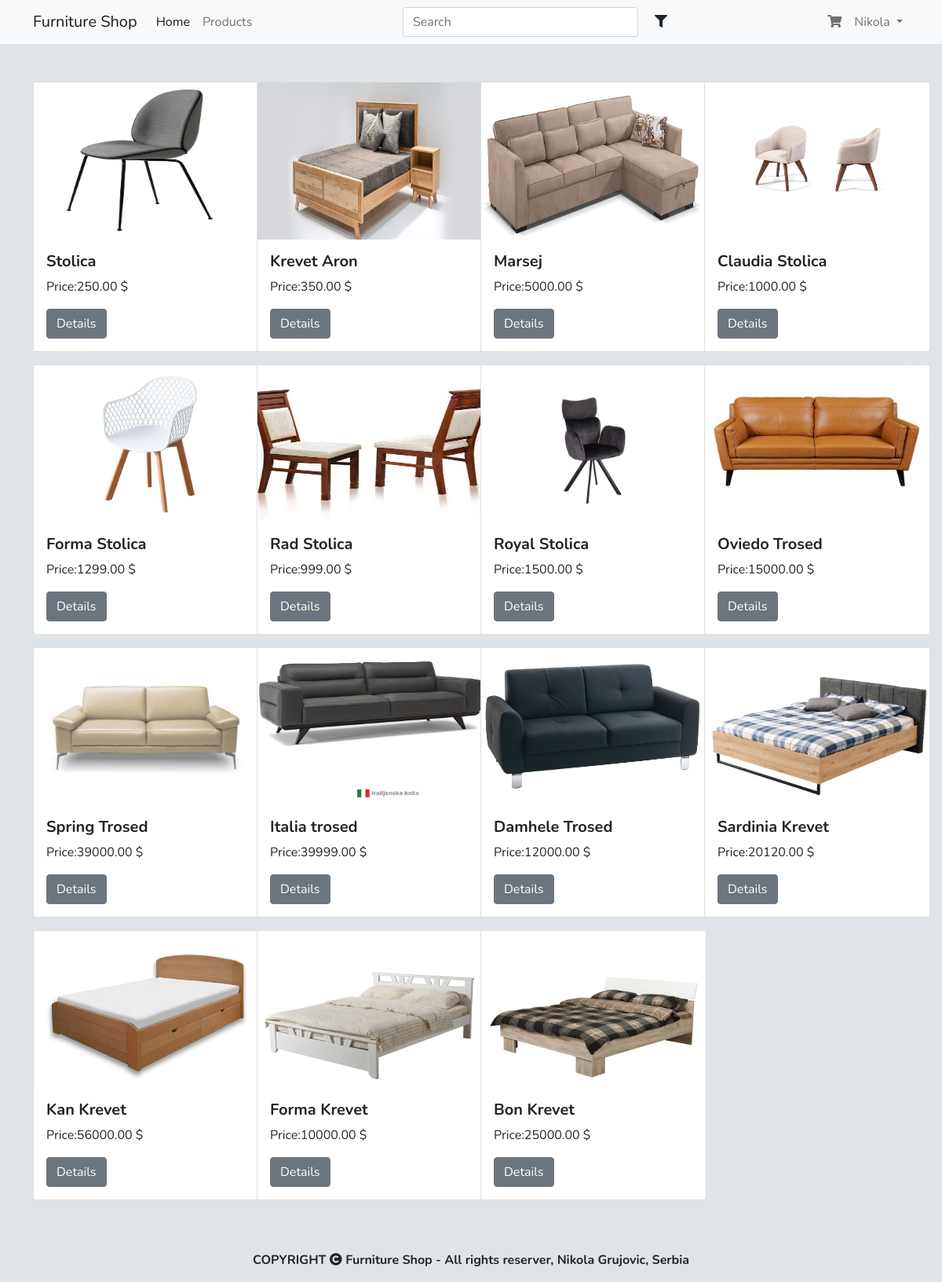
Page /FurnitureStore/proizvodi.php (signed in) on the committed database.
### tables this page shows
CREATE TABLE `users` (
  `id` int(11) NOT NULL,
  `name` varchar(100) NOT NULL,
  `email` varchar(255) NOT NULL,
  `password` varchar(100) NOT NULL,
  `created` timestamp NOT NULL DEFAULT current_timestamp() ON UPDATE current_timestamp(),
  `role` varchar(10) NOT NULL,
  `error_count` int(5) NOT NULL DEFAULT 0
);

CREATE TABLE `product` (
  `productID` int(11) NOT NULL,
  `prod_images` text NOT NULL,
  `prod_proizID` int(100) NOT NULL,
  `cena` float NOT NULL,
  `kolicina` int(11) NOT NULL,
  `naziv` varchar(50) NOT NULL,
  `opis` varchar(500) DEFAULT NULL,
  `tip` varchar(25) NOT NULL,
  `kategorija` varchar(50) NOT NULL,
  `cr_proizvod` timestamp NOT NULL DEFAULT current_timestamp() ON UPDATE current_timestamp()
);

### FurnitureStore/proizvodi.php (the view, shortened to what this page needs)
<?php include_once 'templates/headerUser.php';?>
<?php
$mysqli = new mysqli('localhost','root','','grujovic');
 $sqlData = $mysqli->query("SELECT * FROM users WHERE name ='".$_SESSION['users']."'");
 $finalResult = $sqlData->fetch_assoc();
?>
<nav class="navbar navbar-expand-lg navbar-light bg-light">
    <div class="container">
        <a class="navbar-brand" >Furniture Shop</a>
        <div class="collapse navbar-collapse" id="navbarSupportedContent">
            <ul class="navbar-nav me-auto mb-2 mb-lg-0">
                <li class="nav-item">
                <a class="nav-link active" aria-current="page" href="index.php">Home</a>
                </li>
                <li class="nav-item">
                <a class="nav-link" href="proizvodi.php">Products</a>
                </li>
            </ul>
            <ul class="navbar-nav me-auto ml-auto">
            <form class="d-flex">
                <input class="form-control me-2 ch_length" id="search_bar" data-bs-toggle="popover" title="ShearchPopover" data-bs-trigger="focus" data-bs-html="true" data-bs-content="" type="search" placeholder="Search" aria-label="Search">
                <button class="btn btn " data-bs-toggle="modal" data-bs-target="#filterModal" id="filterBtn" type="button"><i class="fas fa-filter"></i></button>
            </form>
            </ul>
            <ul class="navbar-nav ml-auto">
                    <li class="nav-item dropdown">
                    <a class="nav-link dropdown"  id="cartBtn" role="button"  aria-expanded="false" data-bs-toggle="modal" data-bs-target="#modalKorpa">
                    <i class="fas fa-shopping-cart"></i>
                    </a>
                    </li>
                <?php
                echo '<li class="nav-item dropdown">
                <a class="nav-link dropdown-toggle" href="#" id="navbarDropdown" role="button" data-bs-toggle="dropdown" aria-expanded="false">
                    '.$finalResult['name'].'
                </a>
                <ul class="dropdown-menu" aria-labelledby="navbarDropdown">
                    <li><a class="dropdown-item" href="../index.php"><i class="fas fa-sign-out-alt"></i>Log out</a></li>
                </ul>
                </li>'
                ?>
            </ul>
        </div>
    </div>
</nav>
<div class="container mt-5">
    <div class="col-sm-12" id="baseProducts">
    <div class="row">
        <?php
        $allProd= $mysqli->query("SELECT * FROM product ");
        while($result_proizvod=$allProd->fetch_assoc()):
            ?>
            <div class="col-sm-3 mb-3" >
                <div class="card" style="width: 18rem;">
                    <img src="../AdminPage/images/<?php echo $result_proizvod['prod_images']?>" height="200px" class="card-img-top" alt="<?php echo $result_proizvod['naziv']?>">
                    <div class="card-body">
                        <h5 class="card-title" style="font-weight:bold;"><?php echo $result_proizvod['naziv']?></h5>
                        <p class="card-text">Price:<?php echo $result_proizvod['cena']?>.00 $</p>
                        <a href="productPage.php?id=<?php echo base64_encode($result_proizvod['productID'])?>" class="btn btn-secondary">Details</a>
                    </div>
                </div>
            </div>
        <?php
        endwhile
        ?>
        </div>
    </div>
</div>
<?php include_once 'templates/footerUser.php';?>

### FurnitureStore/css/mystyleUserPage.css (style rules this page uses)
body { font-family: 'Nunito', sans-serif !important; background-color: #DEE4E7 !important; }
.ch_length { width: 25vw !important; }

### rows in the picture
users: name "Nikola"
product: prod_images (picture), naziv "Stolica", cena "250"
product: prod_images (picture), naziv "Krevet Aron", cena "350"
product: prod_images (picture), naziv "Marsej", cena "5000"
product: prod_images (picture), naziv "Claudia Stolica", cena "1000"
product: prod_images (picture), naziv "Forma Stolica", cena "1299"
product: prod_images (picture), naziv "Rad Stolica", cena "999"
product: prod_images (picture), naziv "Royal Stolica", cena "1500"
product: prod_images (picture), naziv "Oviedo Trosed", cena "15000"
product: prod_images (picture), naziv "Spring Trosed", cena "39000"
product: prod_images+naziv (picture), naziv "Italia trosed", cena "39999"
product: prod_images (picture), naziv "Damhele Trosed", cena "12000"
product: prod_images (picture), naziv "Sardinia Krevet", cena "20120"
product: prod_images (picture), naziv "Kan Krevet", cena "56000"
product: prod_images (picture), naziv "Forma Krevet", cena "10000"
product: prod_images (picture), naziv "Bon Krevet", cena "25000"
